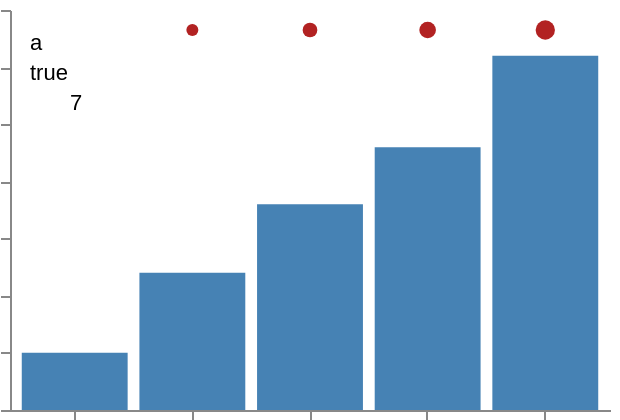

Describe this chart as a Vega-Lite specification.
### Vega specification from a JSON file in a GitHub repository (floating-point values rounded to 4 significant figures)
{"$schema": "https://vega.github.io/schema/vega/v6.json", "width": 300, "height": 200, "padding": 5, "autosize": "none", "data": [{"name": "nums", "values": [12, 23, 5, 31, 18]}, {"name": "mixed", "values": ["a", true, {"data": 7}, [3, 4]]}, {"name": "derived", "source": "nums", "transform": [{"type": "filter", "expr": "datum.data > 10"}]}], "scales": [{"name": "x", "type": "band", "domain": {"data": "nums", "field": "data", "sort": true}, "range": "width", "padding": 0.1}, {"name": "y", "type": "linear", "domain": {"data": "nums", "field": "data"}, "range": "height", "zero": true, "nice": true}], "marks": [{"type": "rect", "from": {"data": "nums"}, "encode": {"update": {"x": {"scale": "x", "field": "data"}, "width": {"scale": "x", "band": 1}, "y": {"scale": "y", "field": "data"}, "y2": {"scale": "y", "value": 0}, "fill": {"value": "steelblue"}}}}, {"type": "symbol", "from": {"data": "derived"}, "encode": {"update": {"x": {"scale": "x", "field": "data", "band": 0.5}, "y": {"value": 10}, "size": {"signal": "datum.data * 3"}, "fill": {"value": "firebrick"}}}}, {"type": "text", "from": {"data": "mixed"}, "encode": {"update": {"x": {"signal": "10 + 20 * isNumber(datum.data)"}, "y": {"signal": "20 + 15 * indexof(['a',true,7,0],datum.data)"}, "text": {"signal": "isArray(datum.data) ? 'arr' : isObject(datum.data) ? 'obj' : toString(datum.data)"}}}}], "axes": [{"scale": "x", "orient": "bottom"}, {"scale": "y", "orient": "left"}]}
